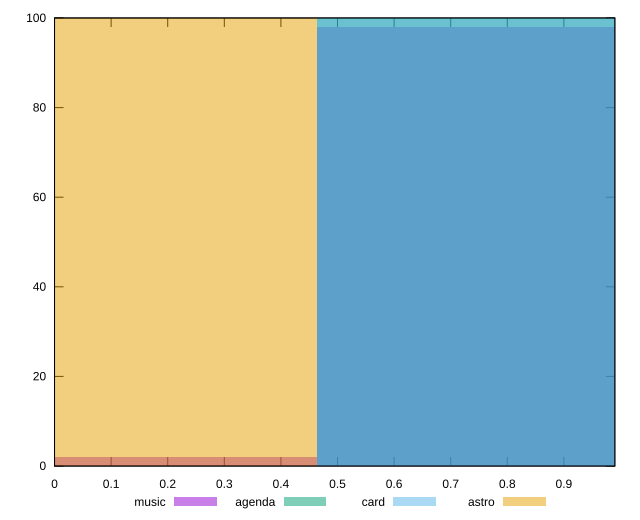

The script that saved this image:
reset

$music <<EOF
0.9288718042987701 98
0 2
EOF

$agenda <<EOF
0.9288718042987701 100
EOF

$card <<EOF
0.9288718042987701 100
EOF

$astro <<EOF
0 100
EOF

set key outside below
set boxwidth 0.9288718042987701
set xrange [0:0.99]
set yrange [0:100]
set trange [0:100]
set style fill transparent solid 0.5 noborder
set terminal svg size 640, 520 enhanced background rgb 'white'
set output "reports/report_00031_2021-02-24T23-18-18.084Z/largest-contentful-paint/comparison/histogram/all_score.svg"

plot $music title "music" with boxes, \
     $agenda title "agenda" with boxes, \
     $card title "card" with boxes, \
     $astro title "astro" with boxes

reset
